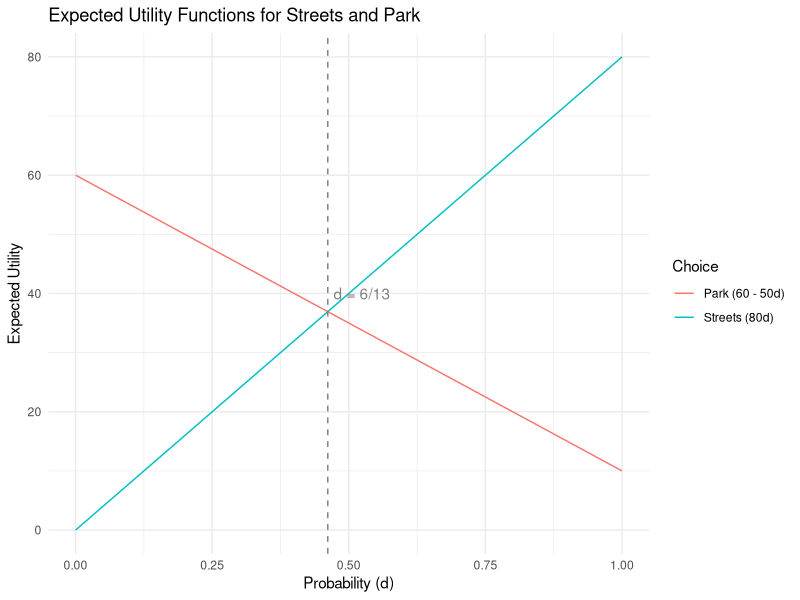
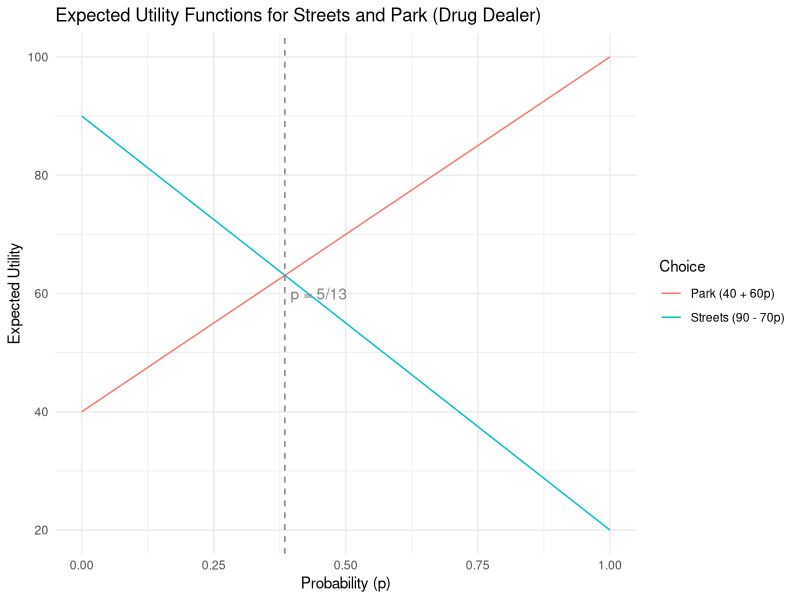
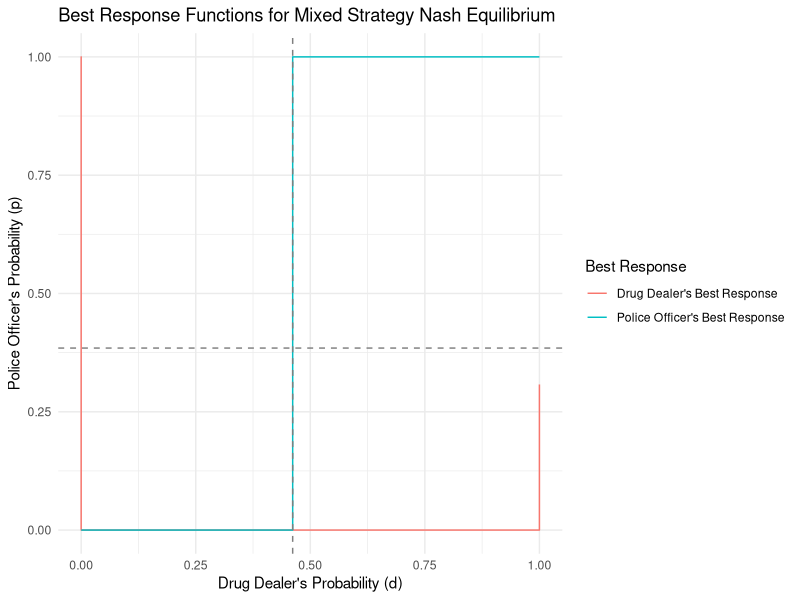
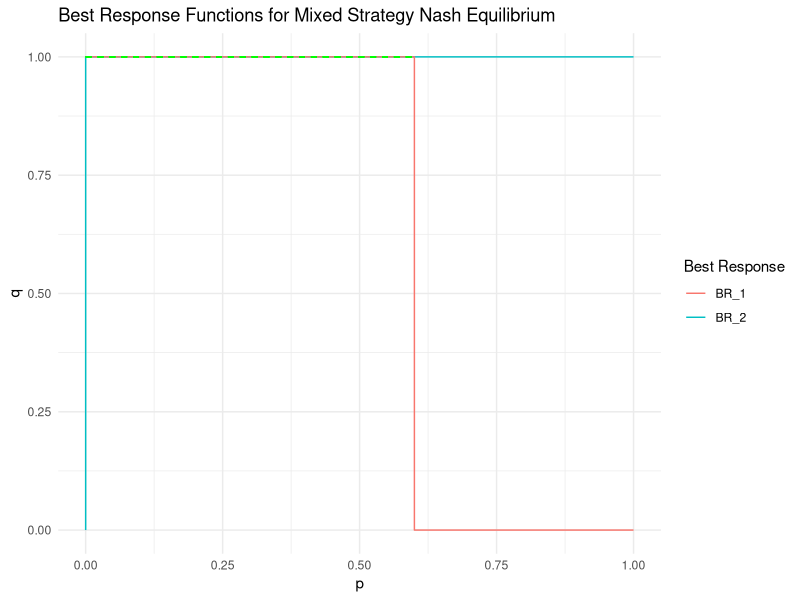

Reproduce these figures in R, in order.
## ---- chunk 1
#| echo: false
# Load necessary libraries
library(ggplot2)

# Define the expected utility functions for Streets and Park
U_Streets <- function(d) {
  80 * d
}

U_Park <- function(d) {
  60 - 50 * d
}

# Generate a sequence of values for d from 0 to 1
d_values <- seq(0, 1, length.out = 100)

# Compute the expected utilities for each value of d
streets_utilities <- U_Streets(d_values)
park_utilities <- U_Park(d_values)

# Create a data frame for plotting
data <- data.frame(d = d_values, Streets = streets_utilities, Park = park_utilities)

# Plot the expected utilities and indicate the best response threshold
ggplot(data, aes(x = d)) +
  geom_line(aes(y = Streets, color = "Streets (80d)")) +
  geom_line(aes(y = Park, color = "Park (60 - 50d)")) +
  geom_vline(xintercept = 6/13, linetype = "dashed", color = "grey50") +
  annotate("text", x = 6/13, y = 40, label = "d = 6/13", hjust = -0.1, color = "grey50") +
  labs(title = "Expected Utility Functions for Streets and Park",
       x = "Probability (d)",
       y = "Expected Utility",
       color = "Choice") +
  theme_minimal()
## ---- chunk 2
#| echo: false

# Define the updated expected utility functions for the Drug Dealer
U_Streets_D <- function(p) {
  90 - 70 * p
}

U_Park_D <- function(p) {
  40 + 60 * p
}

# Generate a sequence of values for p from 0 to 1
p_values <- seq(0, 1, length.out = 100)

# Compute the expected utilities for each value of p
streets_utilities_D <- U_Streets_D(p_values)
park_utilities_D <- U_Park_D(p_values)

# Create a data frame for plotting
data_D <- data.frame(p = p_values, Streets = streets_utilities_D, Park = park_utilities_D)

# Plot the expected utilities and indicate the best response threshold
ggplot(data_D, aes(x = p)) +
  geom_line(aes(y = Streets, color = "Streets (90 - 70p)")) +
  geom_line(aes(y = Park, color = "Park (40 + 60p)")) +
  geom_vline(xintercept = 5/13, linetype = "dashed", color = "grey50") +
  annotate("text", x = 5/13, y = 60, label = "p = 5/13", hjust = -0.1, color = "grey50") +
  labs(title = "Expected Utility Functions for Streets and Park (Drug Dealer)",
       x = "Probability (p)",
       y = "Expected Utility",
       color = "Choice") +
  theme_minimal()
## ---- chunk 3
#| code-fold: true
# Define the best response function for the Police Officer
Police_Best_Response <- function(d) {
  ifelse(d >= 6/13, 1, 0)
}

# Define the best response function for the Drug Dealer
Drug_Best_Response <- function(p) {
  ifelse(p < 5/13, 1, 0)
}

# Generate a sequence of values for d and p from 0 to 1
d_values <- seq(0, 1, by = 1/13)
p_values <- seq(0, 1, by = 1/13)

# Compute the best responses for each value of d and p
police_responses <- sapply(d_values, Police_Best_Response)
drug_responses <- sapply(p_values, Drug_Best_Response)

# Create a data frame for plotting
data <- data.frame(
  d = d_values,
  Drug_Best_Response = drug_responses,
  p = p_values,
  Police_Best_Response = police_responses
)

# Plot the best response functions
ggplot(data) +
  geom_step(aes(x = Drug_Best_Response, y = p, color = "Drug Dealer's Best Response"), direction = "vh") +
  geom_step(aes(x = d, y = Police_Best_Response, color = "Police Officer's Best Response"), direction = "hv") +
  geom_hline(yintercept = 5/13, linetype = "dashed", color = "grey50") +
  geom_vline(xintercept = 6/13, linetype = "dashed", color = "grey50") +
  labs(title = "Best Response Functions for Mixed Strategy Nash Equilibrium",
       x = "Drug Dealer's Probability (d)",
       y = "Police Officer's Probability (p)",
       color = "Best Response") +
  theme_minimal()
## ---- chunk 4
#| code-fold: true
# Define the best response function for the Police Officer
BR1 <- function(q) {
  ifelse(q <= 3/5, 1, 0)
}

# Define the best response function for the Drug Dealer
BR2 <- function(p) {
  ifelse(p == 1, 1, 0)
}

# Generate a sequence of values for d and p from 0 to 1
q_values <- seq(0, 1, by = 1/5)
p_values <- seq(0, 1, by = 1/5)

# Compute the best responses for each value of d and p
responses1 <- sapply(q_values, BR1)
responses2 <- sapply(p_values, BR2)

# Create a data frame for plotting
data <- data.frame(
  q = q_values,
  BR1 = responses1,
  p = p_values,
  BR2 = responses2
)

# Plot the best response functions
ggplot(data) +
  geom_step(aes(x = BR2, y = p, color = "BR_2"), direction = "vh") +
  geom_step(aes(x = q, y = BR1, color = "BR_1"), direction = "hv") +
  geom_segment(aes(x = 0, xend = 0.6, y = 1, yend = 1), color = "green", linetype = "dashed") +
  labs(title = "Best Response Functions for Mixed Strategy Nash Equilibrium",
       x = "p",
       y = "q",
       color = "Best Response") +
  theme_minimal()
